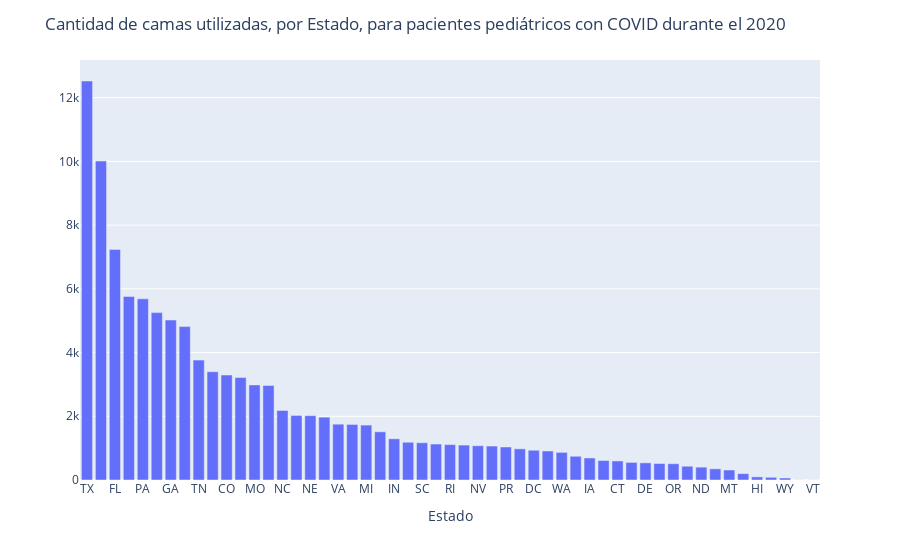

Notebook code for this chart:
### Code cell
# 4 - ¿Qué cantidad de camas se utilizaron, por Estado, para pacientes pediátricos con COVID durante el 2020?

#total_pediatric_patients_hospitalized_confirmed_covid

Frame_4 = df_2020.groupby("state").sum("total_pediatric_patients_hospitalized_confirmed_covid").sort_values("total_pediatric_patients_hospitalized_confirmed_covid", ascending=False)["total_pediatric_patients_hospitalized_confirmed_covid"].to_frame()

fig4_1=px.bar(Frame_4)
fig4_1.update_yaxes(title="", visible=True)
fig4_1.update_xaxes(title="Estado", visible=True)
fig4_1.update_layout(showlegend=False, title="Cantidad de camas utilizadas, por Estado, para pacientes pediátricos con COVID durante el 2020")

### Figure 1 — Plotly figure (JSON) as saved in the notebook; plotly's stock layout.template omitted (floating-point values rounded to 4 significant figures)
{"data": [{"alignmentgroup": "True", "hovertemplate": "variable=total_pediatric_patients_hospitalized_confirmed_covid<br>state=%{x}<br>value=%{y}<extra></extra>", "legendgroup": "total_pediatric_patients_hospitalized_confirmed_covid", "marker": {"color": "#636efa", "pattern": {"shape": ""}}, "name": "total_pediatric_patients_hospitalized_confirmed_covid", "offsetgroup": "total_pediatric_patients_hospitalized_confirmed_covid", "orientation": "v", "showlegend": true, "textposition": "auto", "type": "bar", "x": ["TX", "CA", "FL", "AZ", "PA", "IL", "GA", "NY", "TN", "OK", "CO", "OH", "MO", "AL", "NC", "MN", "NE", "NJ", "VA", "SD", "MI", "AR", "IN", "MA", "SC", "KY", "RI", "MD", "NV", "WV", "PR", "UT", "DC", "MS", "WA", "LA", "IA", "WI", "CT", "KS", "DE", "ID", "OR", "NM", "ND", "AK", "MT", "ME", "HI", "NH", "WY", "VI", "VT"], "xaxis": "x", "y": [12525, 10012, 7239, 5762, 5686, 5255, 5022, 4815, 3763, 3399, 3296, 3216, 2985, 2966, 2184, 2027, 2020, 1973, 1753, 1744, 1724, 1513, 1293, 1185, 1170, 1129, 1111, 1096, 1075, 1066, 1037, 978, 934, 911, 868, 745, 692, 611, 598, 552, 538, 518, 511, 433, 404, 351, 314, 200, 98, 85, 62, 3, 3], "yaxis": "y"}], "layout": {"barmode": "relative", "legend": {"title": {"text": "variable"}, "tracegroupgap": 0}, "margin": {"t": 60}, "showlegend": false, "title": {"text": "Cantidad de camas utilizadas, por Estado, para pacientes pediátricos con COVID durante el 2020"}, "xaxis": {"anchor": "y", "domain": [0, 1], "title": {"text": "Estado"}, "visible": true}, "yaxis": {"anchor": "x", "domain": [0, 1], "title": {"text": ""}, "visible": true}}}
